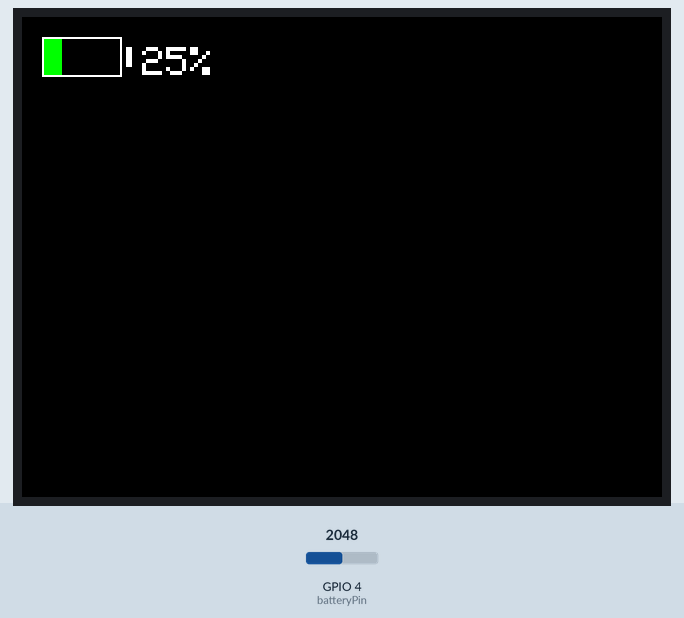
Bench run of a sketch on a simulated ESP32-S3. Parts: 320×240 colour display. Inputs (shaded band) come from the test bench; at power-on: GPIO 4 (batteryPin) = 2048.

Above: at 1.4 s.
1.5 s: GPIO 4 (batteryPin) set to 2866
At 6.7 s:
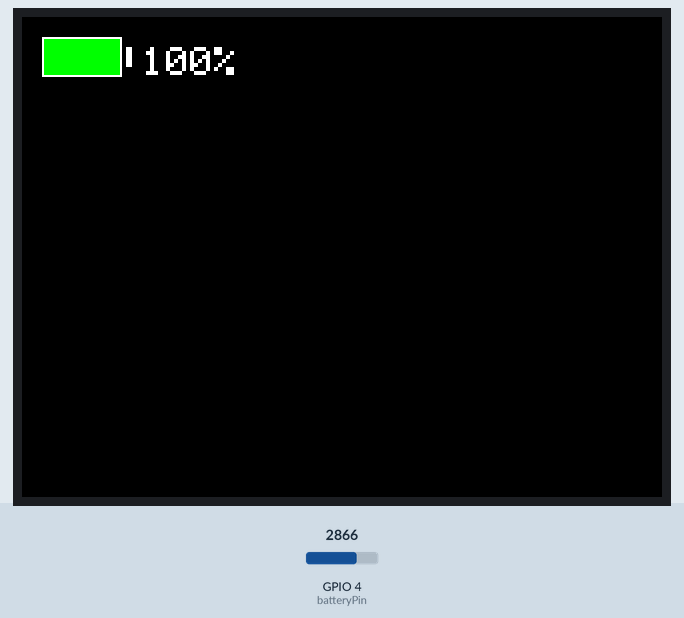
7.5 s: GPIO 4 (batteryPin) set to 1228
At 10.6 s:
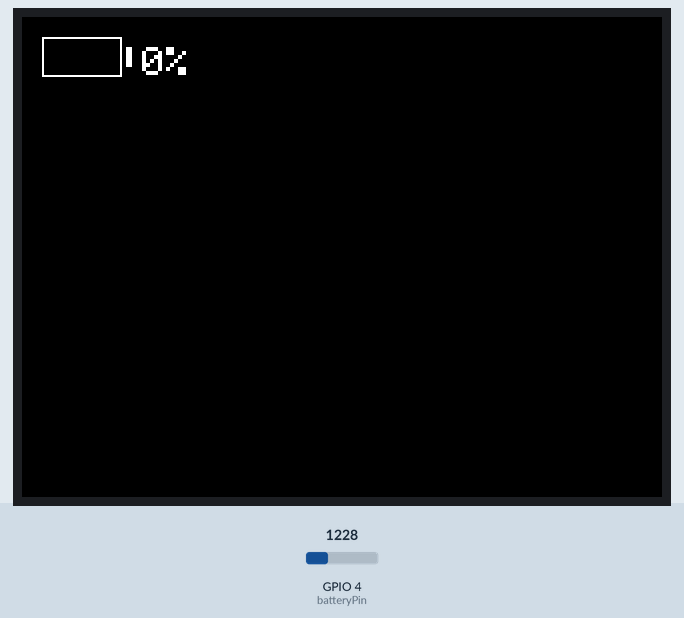
Timing chart, 0 to 12.1 s (numbered marks = the images above; inputs shaded):
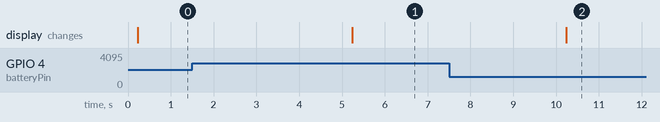

The sketch:

BatteryTestS3.ino
```cpp
#include <TFT_eSPI.h>
#include "pin_config.h"

TFT_eSPI tft = TFT_eSPI();

const int batteryPin = 4;
const float V_REF = 3.3;
const float RESOLUTION = 4095.0;
const float MAX_BATTERY_VOLTAGE = 4.2;
const float MIN_BATTERY_VOLTAGE = 3.0;

void setup() {
  tft.begin();
  tft.setRotation(1);
  tft.fillScreen(TFT_BLACK);
  pinMode(batteryPin, INPUT);

  //Battery Setup
  pinMode(PIN_POWER_ON, OUTPUT);
  digitalWrite(PIN_POWER_ON, HIGH);
}

void loop() {
  float batteryVoltage = readBattery();
  float batteryPercentage = mapVoltageToPercentage(batteryVoltage);

  displayBattery(batteryPercentage);
  delay(5000);
}

float readBattery() {
  int adcReading = analogRead(batteryPin);
  float voltage = ((adcReading * 2 * V_REF * 1000) / RESOLUTION) / 1000;
  return voltage;
}

float mapVoltageToPercentage(float voltage) {
  if (voltage >= MAX_BATTERY_VOLTAGE) return 100.0;
  if (voltage <= MIN_BATTERY_VOLTAGE) return 0.0;
  return (voltage - MIN_BATTERY_VOLTAGE) * 100.0 / (MAX_BATTERY_VOLTAGE - MIN_BATTERY_VOLTAGE);
}

void displayBattery(float percentage) {
  tft.fillRect(10, 10, 40, 20, TFT_BLACK);  // Clear previous rectangle

  tft.drawRect(10, 10, 40, 20, TFT_WHITE);  // Battery outline
  tft.fillRect(52, 15, 3, 10, TFT_WHITE);   // Battery nib

  int fillWidth = (int) (percentage * 0.38);
  tft.fillRect(11, 11, fillWidth, 18, TFT_GREEN);

  tft.fillRect(60, 15, 50, 20, TFT_BLACK);  // Clear previous percentage
  tft.setCursor(60, 15);
  tft.setTextColor(TFT_WHITE);
  tft.setTextSize(2);
  tft.print(percentage, 0);
  tft.print("%");
}
```

pin_config.h
```cpp
#pragma once


/*ESP32S3*/
#define PIN_LCD_BL                   38

#define PIN_LCD_D0                   39
#define PIN_LCD_D1                   40
#define PIN_LCD_D2                   41
#define PIN_LCD_D3                   42
#define PIN_LCD_D4                   45
#define PIN_LCD_D5                   46
#define PIN_LCD_D6                   47
#define PIN_LCD_D7                   48

#define PIN_POWER_ON                 15

#define PIN_LCD_RES                  5
#define PIN_LCD_CS                   6
#define PIN_LCD_DC                   7
#define PIN_LCD_WR                   8
#define PIN_LCD_RD                   9

#define PIN_BUTTON_1                 0
#define PIN_BUTTON_2                 14
#define PIN_BAT_VOLT                 4

#define PIN_IIC_SCL                  17
#define PIN_IIC_SDA                  18

#define PIN_TOUCH_INT                16
#define PIN_TOUCH_RES                21
```

Measured:
- after the input at 1.5 s, the display: changes after 3.7 s (image 1)
- after the input at 7.5 s, the display: changes after 2.7 s (image 2)
